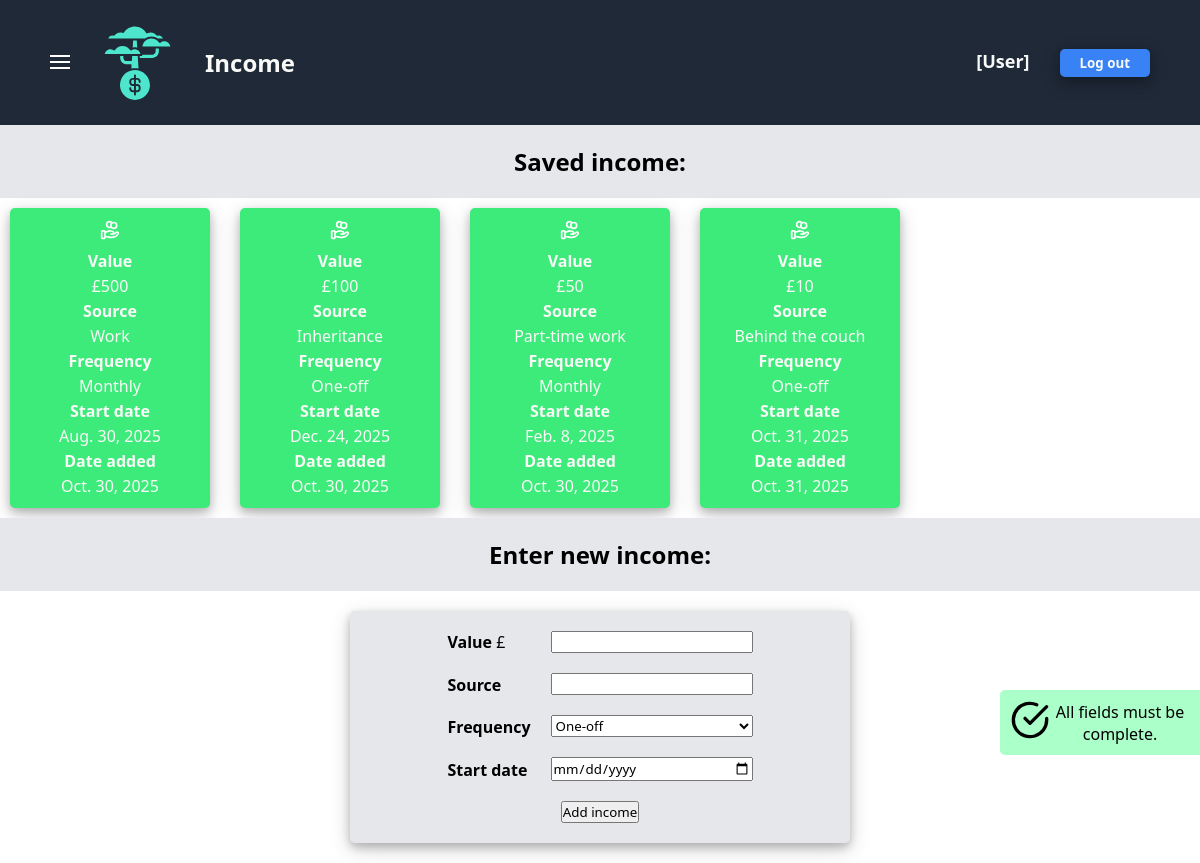
The app's page /finance/addIncome/ with its own data.
### finance/models.py (models this page shows)
class FinancialObject(models.Model):
    user = models.ForeignKey(User, on_delete=models.CASCADE) # A single user can have many instances of income/expenses/budgets
    value = models.IntegerField(default=0)
    startDate = models.DateField(default=datetime.date.today)
    addDate = models.DateField(default=datetime.date.today)
    class Meta:
        abstract = True # Makes the "FinancialObject" class an Abstract Base Class (ABC)

class Income(FinancialObject):
    source = models.CharField(default="N/A", max_length=200)
    frequency = models.CharField(default="Monthly", max_length=200)

### finance/views.py (the view)
# urls.py: path("addIncome/", views.addIncome, name="addIncome"),
def addIncome(request):
    try:
        input_value = int(request.POST["value"])
        input_source = request.POST["source"]
        input_frequency = request.POST["frequency"]
        input_startDate = request.POST["startDate"]
    except:
        income = Income.objects.all()
        return render(
            request,
            "finance/income.html",
            {
                "income": income,
                "message": "All fields must be complete."
            }
        )
    else:
        income = Income(user=User.objects.get(), value=input_value, source=input_source, frequency=input_frequency, startDate=input_startDate)
        income.save()
        return HttpResponseRedirect(f"{reverse('finance:income')}?message=Income added successfully.")

### finance/templates/finance/income.html (shortened to what this page needs)
{% extends "finance/finance-base.html" %}
{% block header-title %}Income{% endblock %}
{% block finance_extra_css %}
    {% load static %}
    <link rel="stylesheet" href="{% static 'finance/income-style.css' %}">
{% endblock %}
{% block saved-label %}Saved income:{% endblock %}
{% block presence-check-and-list %}
    {% if income %}
        {% for i in income %}
            <li class="card">
                <div class="card-icon">
                </div>
                <div class="card-info">
                    <div><strong>Value</strong></div><div>£{{ i.value }}</div>
                    <div><strong>Source</strong></div><div>{{ i.source }}</div>
                    <div><strong>Frequency</strong></div><div>{{ i.frequency }}</div>
                    <div><strong>Start date</strong></div><div>{{ i.startDate }}</div>
                    <div><strong>Date added</strong></div><div>{{ i.addDate }}</div>
                </div>
            </li>
        {% endfor %}
    {% else %}
        <li>No income added yet.</li>
    {% endif %}
{% endblock %}
{% block enter-label %}Enter new income:{% endblock %}
{% block form %}
    <form action="{% url 'finance:addIncome' %}" method="post" class="form">
        <div class="form-components">
            <div class="form-labels-and-answers">
                <div class="form-labels">
                    <label for="value"><strong>Value</strong>    £</label>
                    <label for="source"><strong>Source</strong></label>
                    <div><strong>Frequency</strong></div>
                    <label for="startDate"><strong>Start date</strong></label>
                </div>
                <div class="form-answers">
                    <input type="text" id="value" name="value">
                    <input type="text" id="source" name="source">
                    <select id="frequency" name="frequency">
                        <option value="One-off">One-off</option>
                    </select>
                    <input type="date" id="startDate" name="startDate" value=date>
                </div>
            </div>
            <div class="submit">
                <input type="submit" value="Add income">
            </div>
        </div>
    </form>
{% endblock %}

### dashboard/static/dashboard/navbar-and-sidebar-base-style.css (style rules this page uses)
* { padding: 0; margin: 0; box-sizing: border-box; font-family: system-ui, -apple-system, BlinkMacSystemFont, 'Segoe UI', Roboto, Oxygen, Ubuntu, Cantarell, 'Open Sans', 'Helvetica Neue', sans-serif; }
body { display: flex; flex-direction: column; }

### finance/static/finance/finance-base-style.css (style rules this page uses)
.card { display: flex; flex-direction: column; justify-content: center; align-items: center; border-radius: 5px; width: 200px; height: 300px; box-shadow: 0 4px 8px 0 rgba(0, 0, 0, 0.2), 0 6px 20px 0 rgba(0, 0, 0, 0.19); background-color: #3deb7a; padding: 10px; }
.card-icon { width: 100%; height: 10px; display: flex; justify-content: center; margin-bottom: 20px; }
.card-info { display: flex; flex-direction: column; justify-content: space-around; text-align: center; color: #f9faf8; gap: 3px; }
.form { display: flex; justify-content: center; margin: 20px; }
.form-components { display: flex; flex-direction: column; justify-content: center; width: 500px; gap: 20px; padding: 20px; background-color: #e5e7eb; border-radius: 5px; box-shadow: 0 4px 8px 0 rgba(0, 0, 0, 0.2), 0 6px 20px 0 rgba(0, 0, 0, 0.19); }
.form-labels-and-answers { display: flex; justify-content: center; gap: 20px; }
.form-labels { display: flex; flex-direction: column; justify-content: space-around; gap: 20px; }
.form-answers { display: flex; flex-direction: column; justify-content: space-around; gap: 20px; }
.submit { display: flex; justify-content: center; align-items: center; }

### finance/static/finance/income-style.css (style rules this page uses)
.card { background-color: #3deb7a; }

### records on screen
Income: value "500", source "Work", frequency "Monthly", startDate "Aug. 30, 2025", addDate "Oct. 30, 2025"
Income: value "100", source "Inheritance", frequency "One-off", startDate "Dec. 24, 2025", addDate "Oct. 30, 2025"
Income: value "50", source "Part-time work", frequency "Monthly", startDate "Feb. 8, 2025", addDate "Oct. 30, 2025"
Income: value "10", source "Behind the couch", frequency "One-off", startDate "Oct. 31, 2025", addDate "Oct. 31, 2025"
